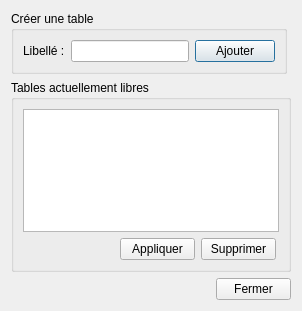
<?xml version="1.0" encoding="UTF-8"?>
<ui version="4.0">
 <class>BDConfigurerTableResto</class>
 <widget class="QDialog" name="BDConfigurerTableResto">
  <property name="geometry">
   <rect>
    <x>0</x>
    <y>0</y>
    <width>302</width>
    <height>311</height>
   </rect>
  </property>
  <property name="windowTitle">
   <string>Dialog</string>
  </property>
  <layout class="QGridLayout" name="gridLayout_3">
   <item row="0" column="0">
    <widget class="QGroupBox" name="groupBox">
     <property name="maximumSize">
      <size>
       <width>276</width>
       <height>16777215</height>
      </size>
     </property>
     <property name="title">
      <string>Créer une table</string>
     </property>
     <layout class="QGridLayout" name="gridLayout">
      <item row="0" column="0">
       <widget class="QLabel" name="label">
        <property name="text">
         <string>Libellé :</string>
        </property>
       </widget>
      </item>
      <item row="0" column="1">
       <widget class="QLineEdit" name="lineEditLibelle"/>
      </item>
      <item row="0" column="2">
       <widget class="QPushButton" name="btn_ajouter">
        <property name="text">
         <string>Ajouter</string>
        </property>
       </widget>
      </item>
     </layout>
    </widget>
   </item>
   <item row="1" column="0">
    <widget class="QGroupBox" name="groupBox_2">
     <property name="title">
      <string>Tables actuellement libres</string>
     </property>
     <layout class="QGridLayout" name="gridLayout_2">
      <item row="0" column="0">
       <widget class="QTableView" name="tableView">
        <attribute name="horizontalHeaderStretchLastSection">
         <bool>true</bool>
        </attribute>
        <attribute name="verticalHeaderDefaultSectionSize">
         <number>22</number>
        </attribute>
        <attribute name="verticalHeaderDefaultSectionSize">
         <number>22</number>
        </attribute>
        <attribute name="horizontalHeaderStretchLastSection">
         <bool>true</bool>
        </attribute>
       </widget>
      </item>
      <item row="1" column="0">
       <layout class="QFormLayout" name="formLayout">
        <property name="formAlignment">
         <set>Qt::AlignRight|Qt::AlignTop|Qt::AlignTrailing</set>
        </property>
        <property name="rightMargin">
         <number>9</number>
        </property>
        <item row="0" column="0">
         <widget class="QPushButton" name="btn_appliquer">
          <property name="maximumSize">
           <size>
            <width>75</width>
            <height>23</height>
           </size>
          </property>
          <property name="layoutDirection">
           <enum>Qt::RightToLeft</enum>
          </property>
          <property name="text">
           <string>Appliquer</string>
          </property>
         </widget>
        </item>
        <item row="0" column="1">
         <widget class="QPushButton" name="btn_supprimer">
          <property name="maximumSize">
           <size>
            <width>75</width>
            <height>23</height>
           </size>
          </property>
          <property name="layoutDirection">
           <enum>Qt::RightToLeft</enum>
          </property>
          <property name="text">
           <string>Supprimer</string>
          </property>
         </widget>
        </item>
       </layout>
      </item>
     </layout>
    </widget>
   </item>
   <item row="2" column="0">
    <widget class="QPushButton" name="btn_fermer">
     <property name="maximumSize">
      <size>
       <width>75</width>
       <height>23</height>
      </size>
     </property>
     <property name="layoutDirection">
      <enum>Qt::RightToLeft</enum>
     </property>
     <property name="text">
      <string>Fermer</string>
     </property>
    </widget>
   </item>
  </layout>
 </widget>
 <resources/>
 <connections/>
</ui>
